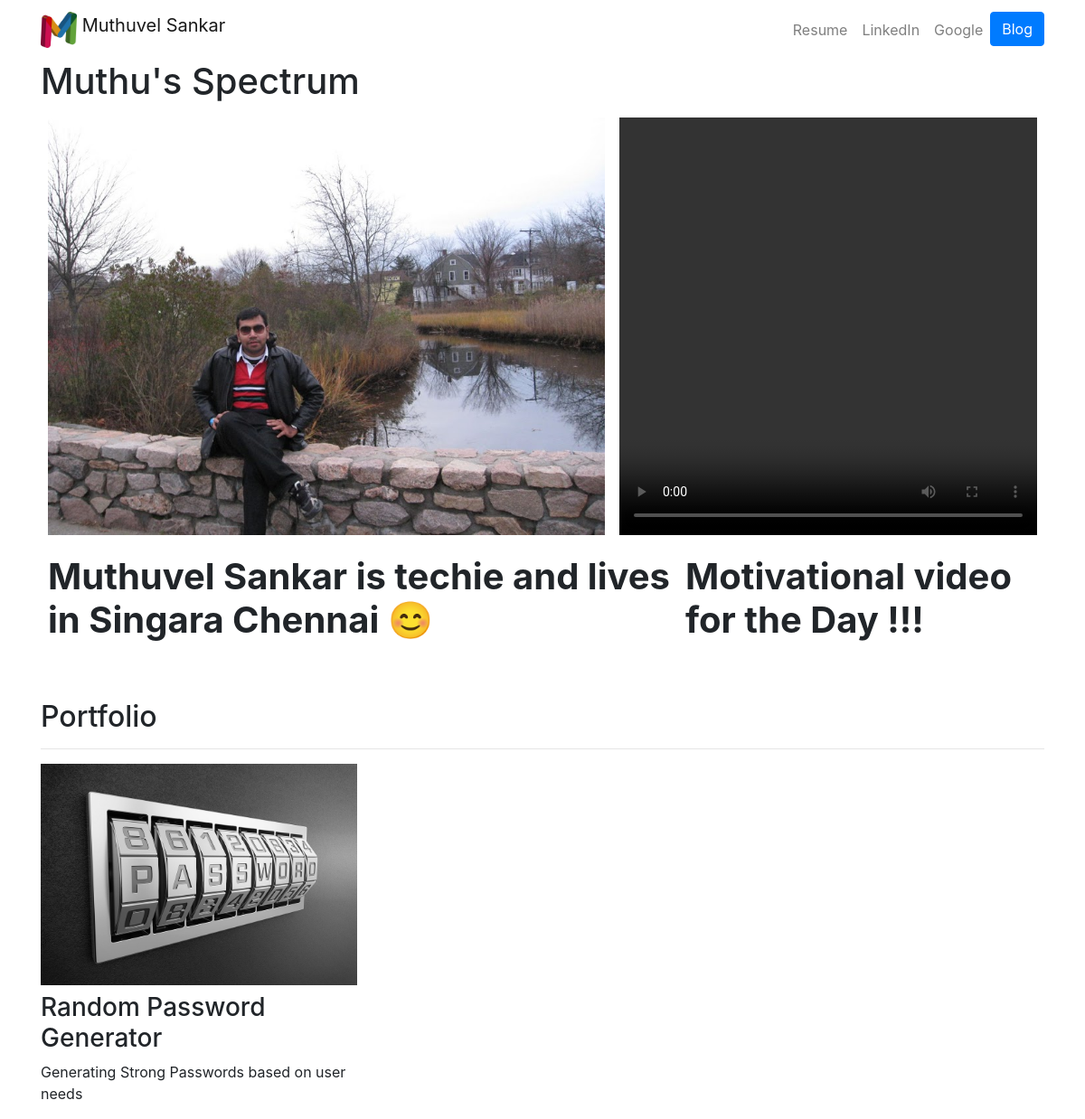
The page / on the database its author committed.
### portfolio/models.py (models this page shows, shortened)
class Project(models.Model):
	title = models.CharField(max_length = 100)
	description = models.CharField(max_length = 250)
	image=models.ImageField(upload_to='portfolio/images/')
	url=models.URLField(blank=True)

### portfolio/views.py (the view)
# urls.py: 2. Add a URL to urlpatterns:  path('', views.home, name='home')
def home(request):
	projects=Project.objects.all()
	return render(request,'portfolio/home.html',{'projects':projects})

### portfolio/templates/portfolio/home.html (shortened to what this page needs)
{% extends 'portfolio/base.html' %}
{% load static %}
{% block content %}
<h1> Muthu's Spectrum </h1>
<div class="d-flex flex-row">
	<div class="p-2">
    <img src="{% static 'portfolio/muthuvel.JPG' %}" class="img-fluid">
    </div>
    <div class="p-2">
    <video width='462' height= '462' controls>
	  <source src="{% static 'portfolio/Linga.mp4' type='video/mp4' %}">
	 </video>
  </div>
</div>
<div class="d-flex flex-row">
  <div class="p-2">
   <h1 id="hometext" class="font-weight-bold">Muthuvel Sankar is techie and lives in Singara Chennai 😊</h1>
    </div>
    <div class="p-2">
    <h1 id="hometext" class="font-weight-bold">Motivational video for the Day !!!</h1>
  </div>
</div>
<h2 class="mt-5">Portfolio</h2>
<hr>
<div class="row">
 {% for project in projects %}
  <div class="col-lg-4 col-md-6">
    {% if project.url %}
    <a href="{{ project.url }}" target="_blank">
      <img src="{{ project.image.url }}" class="img-fluid mb-2">
    </a>
    {% else %}
    <img src="{{ project.image.url }}" class="img-fluid mb-2">
    {% endif %}
    <h3>{{ project.title }}</h3>
    <p>{{ project.description }}</p>
  </div>
  {% endfor %}
</div>
{% endblock %}

### rows shown on the page
Project: image (picture), title "Random Password Generator", description "Generating Strong Passwords based on user needs"
